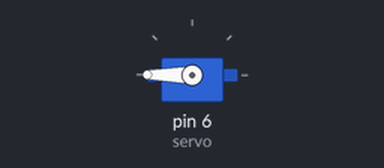
The sketch below on a simulated Arduino Uno, built with avr-gcc and run on an emulated ATmega328P. Parts: servo.

Above: at 0.05 s.
At 4.0 s:
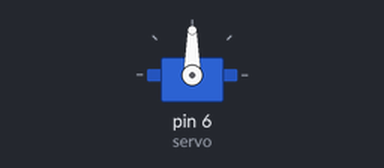
Timing chart, 0 to 5.2 s (numbered marks = the images above):
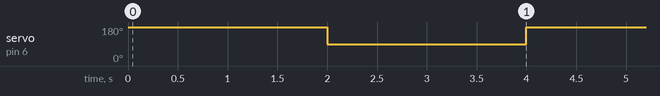

The sketch:

Servo.ino
```cpp
#include <Servo.h> // Inicializa a biblioteca do servo motor
Servo servo; // Define uma variavel do tipo servo
void setup() {
  servo.attach(6); // Define o servo na porta 6
}

void loop() {
  servo.write(180); // Move o servo para a direção 180 que fecha a porta. Para abrir a porta mova o servo para a direção 90 ou menor
  delay(2000); // Aguarda 2 segundos
  servo.write(90); // Move o servo para a direção 90 abrindo a porta
  delay(2000); // Aguarda 2 segundos
}
```

Measured:
- by itself, servo on pin 6 (servo): alternates 180° for 2.0 s and 90° for 2.0 s
